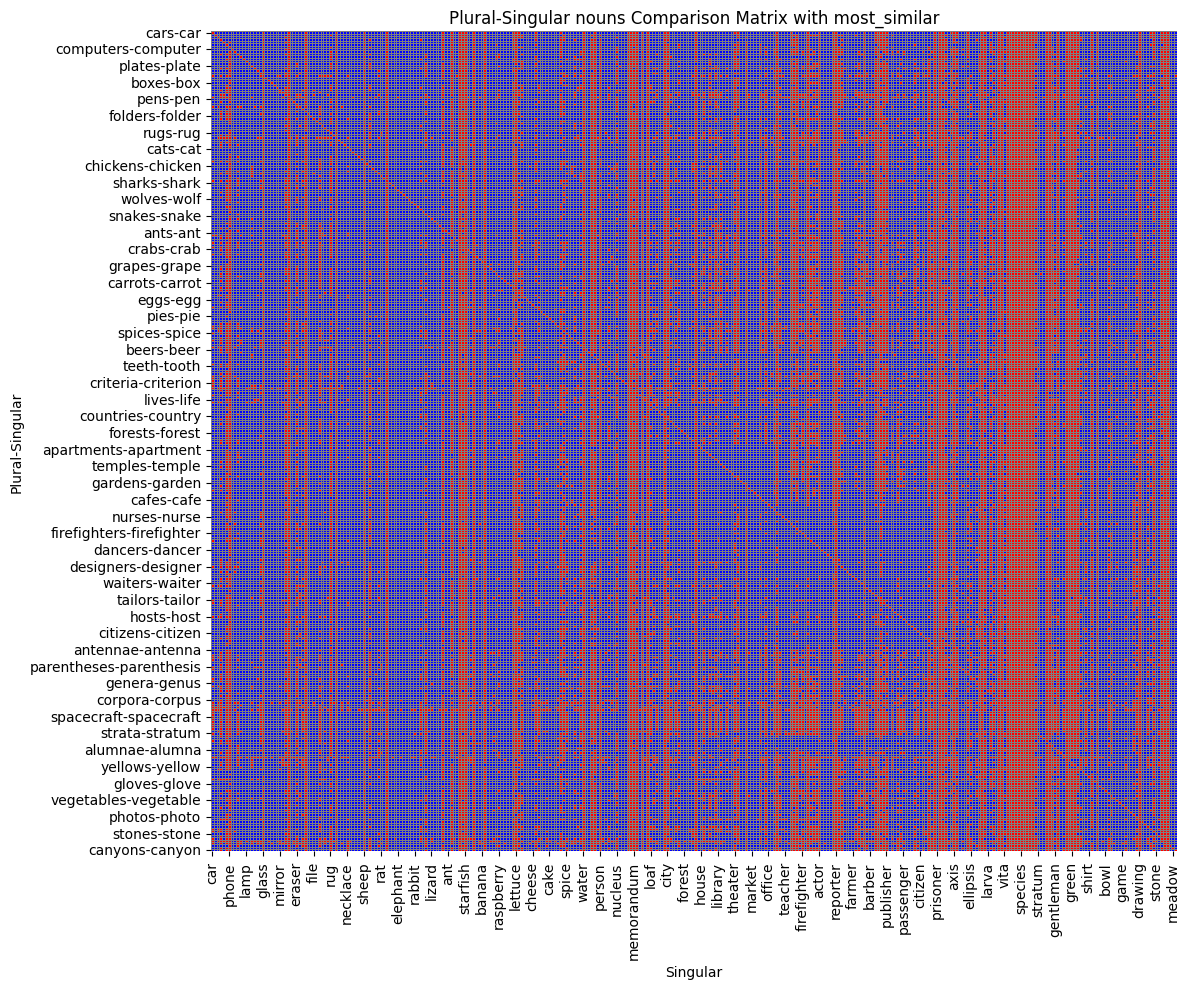

Recreate this plot in Python.
import seaborn as sns
from tqdm import tqdm
import numpy as np
import pandas as pd
import matplotlib.pyplot as plt

# Caricamento del dataset
input_path = "plural_singular_csv.csv"
df = pd.read_csv(input_path)

# Liste delle parole
plural = df['plural'].tolist()
singular = df['singular'].tolist()

# Inizializza matrice
matrix = np.zeros((len(plural), len(singular)), dtype=int)

# Loop su tutte le combinazioni: comp_i - pos_i + pos_j ≈ comp_j
for i in tqdm(range(len(plural)), desc="Processing rows"):
    comp_i = plural[i]
    pos_i = singular[i]

    try:
        for j in range(len(singular)):
            pos_j = singular[j]
            comp_j = plural[j]

            # Operazione vettoriale: comp_i - pos_i + pos_j
            predicted = word_vectors.most_similar(positive=[comp_i, pos_j], negative=[pos_i], topn=1)

            if predicted[0][0] == comp_j:
                matrix[i, j] = 1

    except KeyError:
        continue  # salta combinazioni con parole non presenti

# Etichette righe e colonne
index_labels = [f"{c1}-{p1}" for c1, p1 in zip(plural, singular)]
result_df = pd.DataFrame(matrix, index=index_labels, columns=singular)

# Visualizzazione heatmap
plt.figure(figsize=(12, 10))
sns.heatmap(result_df, cmap=sns.color_palette(["red", "blue"]), cbar=False, linewidths=0.5, linecolor='gray')
plt.title("Plural-Singular nouns Comparison Matrix with most_similar")
plt.xlabel("Singular")
plt.ylabel("Plural-Singular")
plt.xticks(rotation=90)
plt.yticks(rotation=0)
plt.tight_layout()
plt.show()

# Statistiche
count_ones = np.sum(matrix == 1)
count_zeros = np.sum(matrix == 0)
total = count_ones + count_zeros
percent_ones = (count_ones / total) * 100

print(f"Conteggio '1': {count_ones}")
print(f"Conteggio '0': {count_zeros}")
print(f"Percentuale '1': {percent_ones:.2f}%")
